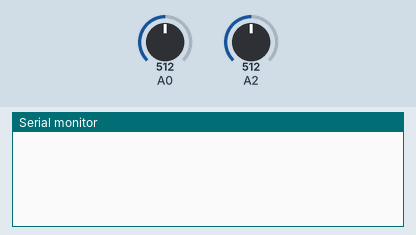
Simulated run of this sketch. Board: Arduino Uno, built with avr-gcc and run on an emulated ATmega328P. Parts: the last lines printed to the serial monitor. The inputs (shaded band) are chosen by the test bench; at power-on: A0 = 512, A2 = 512.

Above: at 1.2 s.
1.3 s: A0 set to 716
At 3.0 s:
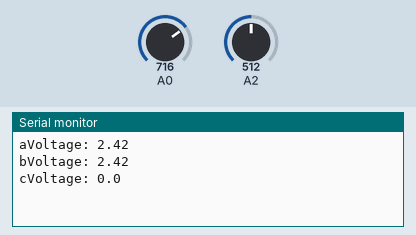
3.5 s: A2 set to 716
At 4.8 s:
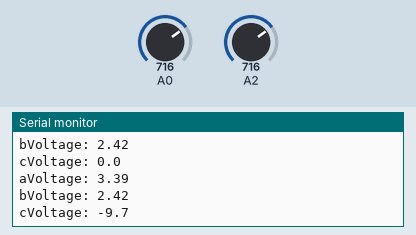
5.0 s: A0 set to 900
At 6.4 s:
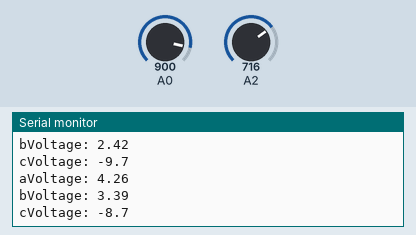
6.5 s: A2 set to 900
At 8.8 s:
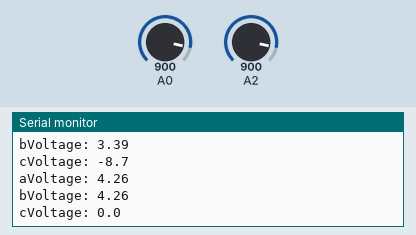
Timing chart, 0 to 9.0 s (numbered marks = the images above; inputs shaded):
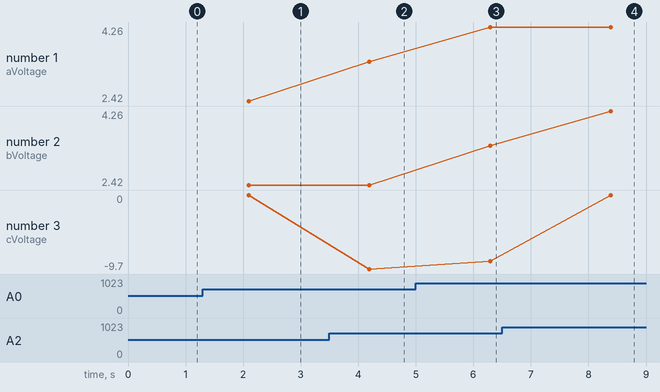

Measured:
- after the input at 5.0 s, the serial monitor: prints a new line after 1.3 s (image 3)
- after the input at 6.5 s, the serial monitor: prints a new line after 1.9 s (image 4)
- plotted number 1: 3.39 → 4.26 after the input at 5.0 s
- plotted number 3: -9.7 → -8.7 after the input at 5.0 s, -8.7 → 0 after the input at 6.5 s

The sketch:

mVoltage.ino
```cpp
/*******************
  ==Arduino==
    @name             MVoltage
    @description      利用ADC差分来测量电压24V电压，
                      中位值滤波法去掉噪音
                      根据电压来确定电池电量
    @version          1.0
    @date             2020/8/19
    @Author           chemoontheshy
    @note             1.校准，基于MCU的标准电压（每个电压都不一样）
*******************/
int nowValue = 0;
//放完电截止电压（极限）
float minVoltage = 18.0;
//充满电电压
float maxVoltage = 25.2;
//提醒充电（低于20%）（25.2-18.0）*20%+18.0=19.44
float lowVoltage = 19.44;
//满电提示（高于80%）（25.2-18.0）*80%+18.0=23.76
float highVoltage = 23.76;
void setup()
{
  // 初始化串口
  Serial.begin(115200);
}
void loop()
{
  // 读出当前光线强度，并输出到串口显示
  Filter();

}

// 算术平均滤波法
// 中位值滤波法
#define FILTER_N 201
void Filter() {
  int afilter_buf[FILTER_N];
  int bfilter_buf[FILTER_N];
  int i, j;
  int afilter_temp;
  int bfilter_temp;
  for (i = 0; i < FILTER_N; i++) {
    afilter_buf[i] = analogRead(A0);
    bfilter_buf[i] = analogRead(A2);
    delay(10);
  }
  // 采样值从小到大排列（冒泡法）
  for (j = 0; j < FILTER_N - 1; j++) {
    for (i = 0; i < FILTER_N - 1 - j; i++) {
      if (afilter_buf[i] > afilter_buf[i + 1]) {
        afilter_temp = afilter_buf[i];
        afilter_buf[i] = afilter_buf[i + 1];
        afilter_buf[i + 1] = afilter_temp;
      }
      if (bfilter_buf[i] > bfilter_buf[i + 1]) {
        bfilter_temp = bfilter_buf[i];
        bfilter_buf[i] = bfilter_buf[i + 1];
        bfilter_buf[i + 1] = bfilter_temp;
      }
    }
  }
  int av = afilter_buf[(FILTER_N - 1) / 2];
  int bv = bfilter_buf[(FILTER_N - 1) / 2];
  //4.84为基准电压
  float aVoltage = av * (4.84 / 1023.00);
  float bVoltage = bv * (4.84 / 1023.00);
  float cVoltage = (bVoltage - aVoltage)*10;
  Serial.print("aVoltage: ");
  Serial.println(aVoltage);
  Serial.print("bVoltage: ");
  Serial.println(bVoltage);
  Serial.print("cVoltage: ");
  Serial.println(cVoltage,1);
}
```
